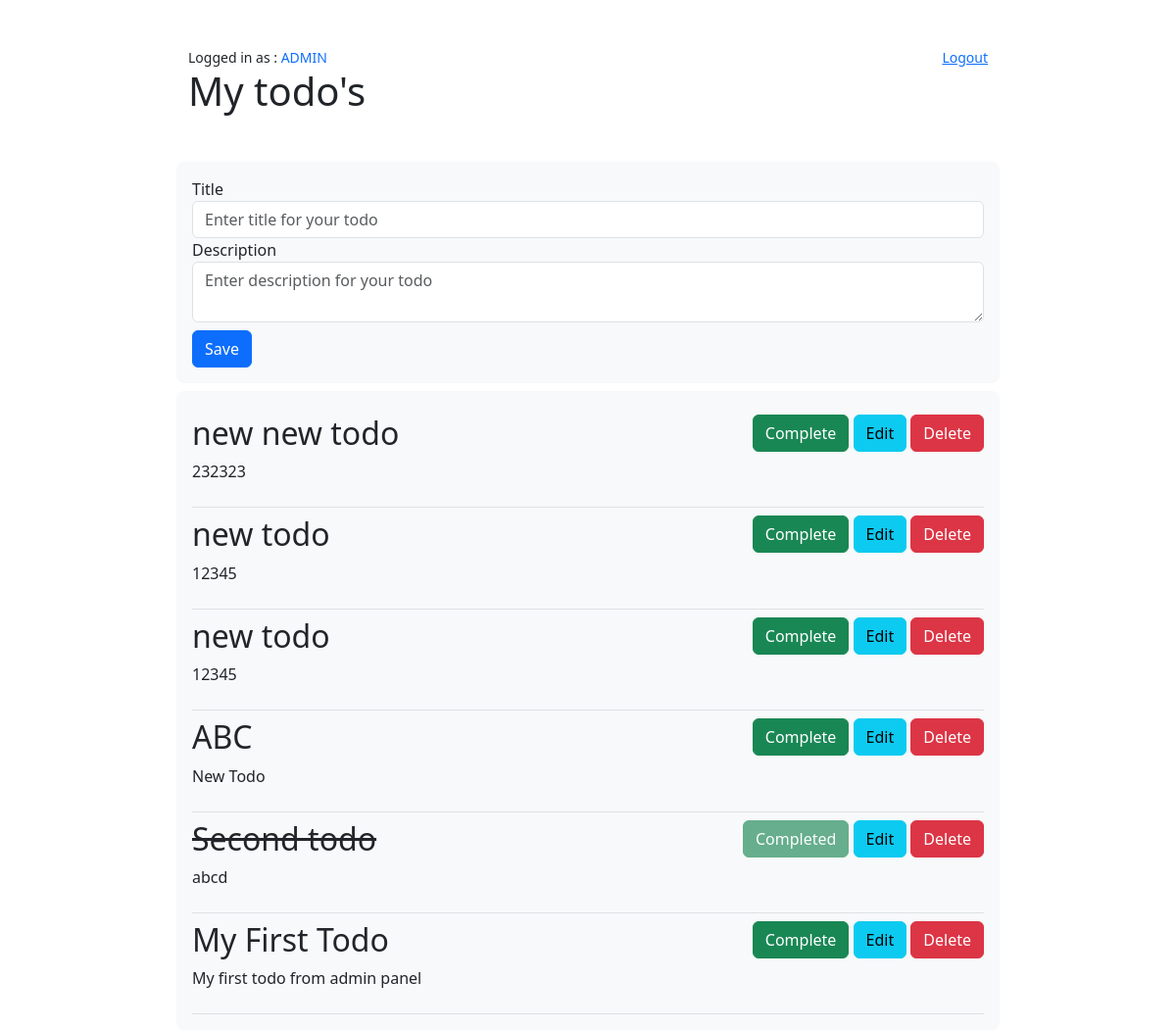
Before: / (signed in) with the older database file.
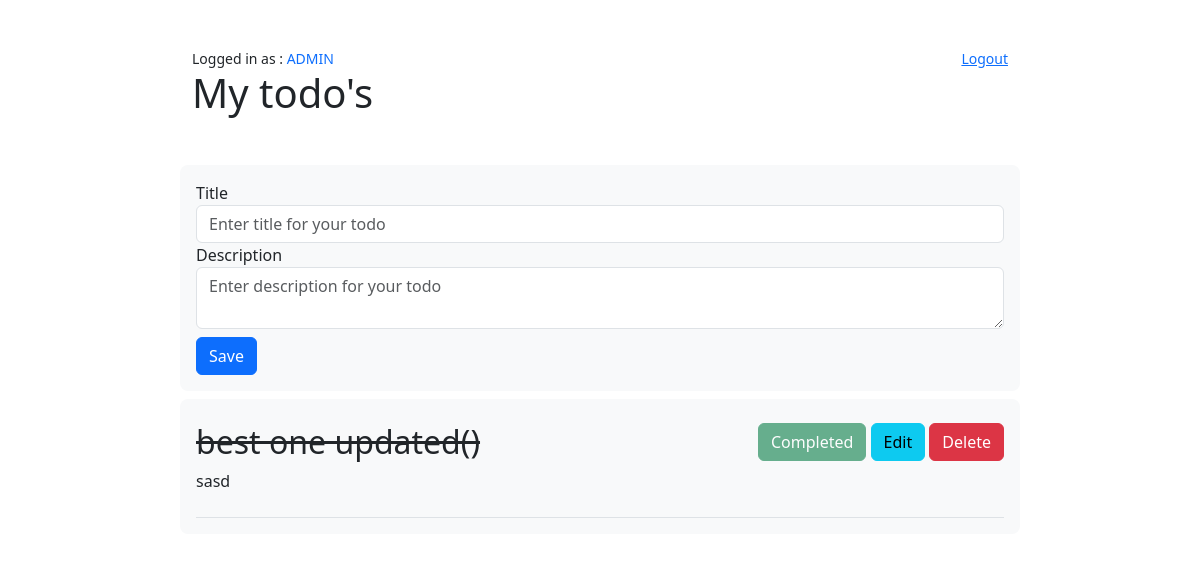
After: the same page with the newer database file.
### home/models.py (models this page shows, shortened)
class Todo(models.Model):
    title  = models.CharField(max_length=200, blank = False, null = False)
    description = models.TextField(blank = True, null = True)
    is_completed = models.BooleanField(default=False)
    date_created = models.DateTimeField(auto_now_add=True)
    date_updated = models.DateTimeField(auto_now=True)
    created_by = models.ForeignKey(User, on_delete=models.CASCADE,default=1)

### home/views.py (the view)
# urls.py: path('', views.view_todos, name='home'),
def view_todos(request):
    if request.user.is_authenticated:
        todos = Todo.objects.filter(created_by=request.user).order_by("-id")
        print(request.user)
        context = {
            "todos": todos
        }
        return render(request, "home/index.html", context)
    else:
        return redirect("login")

### templates/home/index.html (shortened to what this page needs)
{% extends "home/base.html" %}
{% block content %}
    <div class="container mt-5 " style="width: 70%;">
        <small class="d-flex justify-content-between"><div>Logged in as : <span class="text-primary text-uppercase">{{request.user.username}}</span></div>
             <span class="text-danger font-weight-bold"><a href="{% url 'logout' %}">Logout</a></span> </small>
        <h1>My todo's</h1>
    </div>
    <div class="container bg-light mt-5 p-3 rounded-3" style="width: 70%;">
        <form action="{% url 'abc' %}" method="post">
            <div class="form-group">
                <label for='title'>Title</label>
                <input type="text" class="form-control" name="title" placeholder="Enter title for your todo">
            </div>
            <div class="form-group">
                <label for='description'>Description</label>
                <textarea name="description" class="form-control" id="description" placeholder="Enter description for your todo"></textarea>
            </div>
            <button class="btn btn-primary mt-2" type="submit">Save</button>
        </form>
    </div>
    <div class="container bg-light mt-2 p-3 rounded-3" style="width: 70%;">
        {% for todo in todos %}
        <div class="border-bottom py-2 d-flex justify-content-between">
            <div>
            {% if todo.is_completed %}
                <strike><h2>{{todo.title}}</h2></strike>
                <p>{{todo.description}}</p>
            {% else %}
                <h2>{{todo.title}}</h2>
                <p>{{todo.description}}</p>
            {% endif%}
        </div>
        <div>
            {% if todo.is_completed %}
            <button class="btn btn-success disabled">Completed</button>
            {% else %}
            <a href="{% url 'complete' todo.id %}"><button class="btn btn-success">Complete</button></a>
            {% endif %}
            <a href="{% url 'update' todo.id %}"><button class="btn btn-info">Edit</button></a>
            <a href="{% url 'delete' todo.id %}"><button class="btn btn-danger">Delete</button></a>
        </div>
        </div>
    {% endfor %}
    </div>
    {% endblock content %}

### templates/home/base.html (shortened to what this page needs)
<!doctype html>
<html lang="en">
  <head>
    <link href="https://cdn.jsdelivr.net/npm/bootstrap@5.3.3/dist/css/bootstrap.min.css" rel="stylesheet">
  </head>
  <body>
    {% block content %}
    {% endblock content %}
  </body>
</html>

Changed rows visible on the page:
removed Todo: title "new new todo", description "232323", is_completed "Complete"
removed Todo: title "new todo", description "12345", is_completed "Complete"
removed Todo: title "new todo", description "12345", is_completed "Complete"
removed Todo: title "ABC", description "New Todo", is_completed "Complete"
removed Todo: title "Second todo", description "abcd", is_completed "Completed"
removed Todo: title "My First Todo", description "My first todo from admin panel", is_completed "Complete"
added Todo: title "best one updated()", description "sasd", is_completed "Completed"
